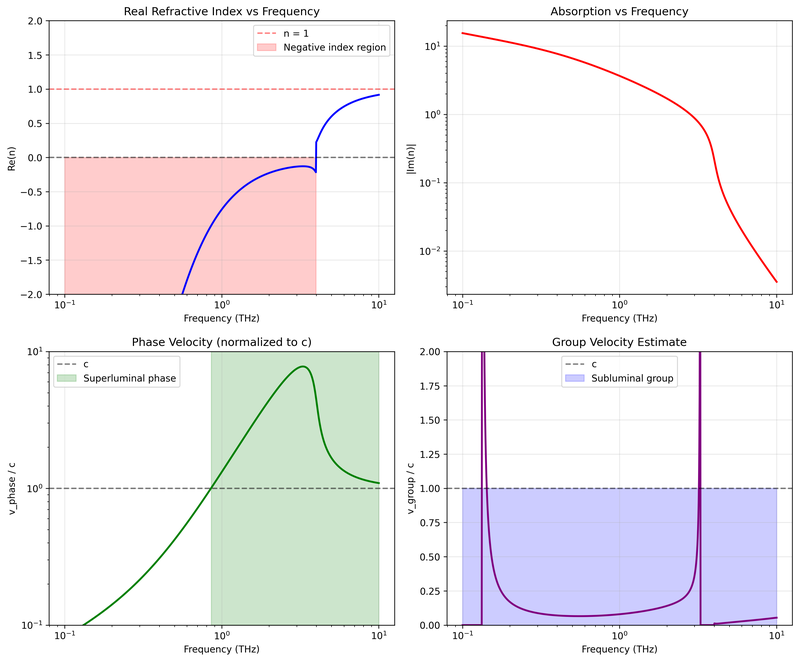
#> input picture experiments/experiment2_dispersion_bandwidth.png, 799 x 661 px, shrunk from 3570 x 2952 before the run, found by its file name
$ python check_png_content.py
#> lines starting #> are read from the running program, lines starting #| are printed output that depends on the picture
#!/usr/bin/env python3
import sys
import os
from PIL import Image
import numpy as np

def analyze_png(filename):
    """Analyze PNG file content"""
#> called with filename = 'experiment2_dispersion_bandwidth.png'
    if not os.path.exists(filename):
        print(f"❌ {filename} does not exist")
        return

    try:
        img = Image.open(filename)
#> img is the input picture: PIL image 799x661 RGBA; mean R, G, B, A 240.4, 238.5, 240.9, 255
        img_array = np.array(img)

        print(f"📊 {filename}:")
        print(f"  - Size: {img.size[0]} x {img.size[1]}")
#|   - Size: 799 x 661
        print(f"  - Mode: {img.mode}")
#|   - Mode: RGBA
        print(f"  - File size: {os.path.getsize(filename):,} bytes")

        # Check if image is mostly uniform (indicating empty/flat data)
        if len(img_array.shape) >= 3:
            # RGB/RGBA image
            gray = np.mean(img_array[:,:,:3], axis=2)
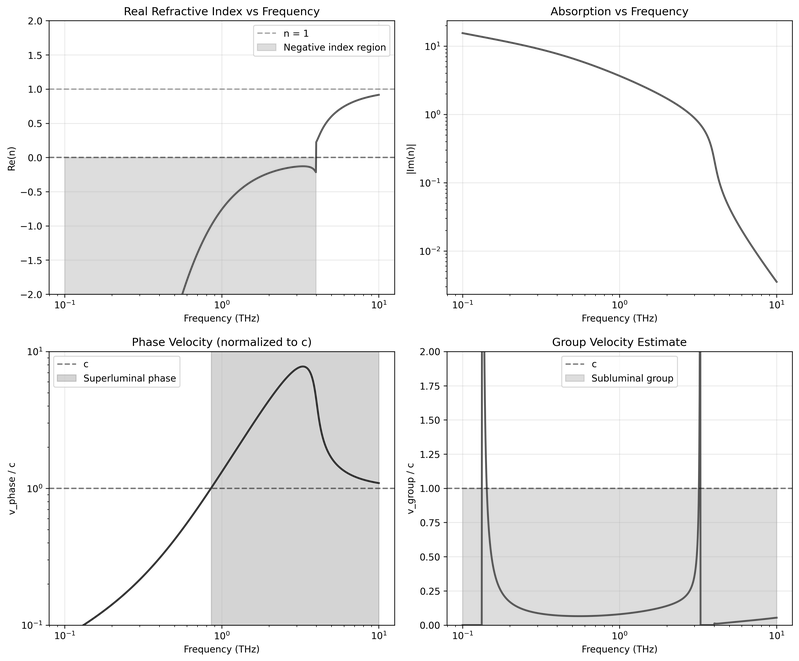
#> gray: shape (661, 799) float64; min 0, max 255, mean 239.9
        else:
            # Grayscale
            gray = img_array

        variance = np.var(gray)
#> variance = 1005.1
        print(f"  - Variance (content richness): {variance:.2f}")
#|   - Variance (content richness): 1005.13

        if variance < 100:
            print("  ⚠️  LOW VARIANCE - May indicate flat/empty data")
        else:
            print("  ✅ GOOD VARIANCE - Contains meaningful visual data")

        # Check for common flat line patterns
        height, width = gray.shape
#> height = 661; width = 799
        horizontal_lines = 0
        for i in range(height):
            row_var = np.var(gray[i, :])
            if row_var < 1:  # Very flat row
                horizontal_lines += 1
#> this loop made 661 passes
#> row_var on passes 1 to 12: 0, 0, 0, 0, 0.0765, 0.0629, 39.2, 1310, 1045.4, 5129.6, 4983.6, 5286.4
#> after the loop, horizontal_lines = 36

        flat_ratio = horizontal_lines / height
#> flat_ratio = 0.0545
        print(f"  - Flat horizontal lines: {flat_ratio:.1%}")
#|   - Flat horizontal lines: 5.4%

        if flat_ratio > 0.8:
            print("  ❌ HIGH FLAT RATIO - Likely contains flat line artifacts")
        else:
            print("  ✅ GOOD VARIATION - Not dominated by flat lines")

    except Exception as e:
        print(f"❌ Error analyzing {filename}: {e}")

if __name__ == "__main__":
    print("Analyzing PNG file contents...")
    print("=" * 50)

    files_to_check = [
        "experiment2_dispersion_bandwidth.png",
        "experiment4_parameter_sensitivity.png"
    ]

    for filename in files_to_check:
        analyze_png(filename)
        print()
#> pass 2 of the loop `for filename in files_to_check:`:
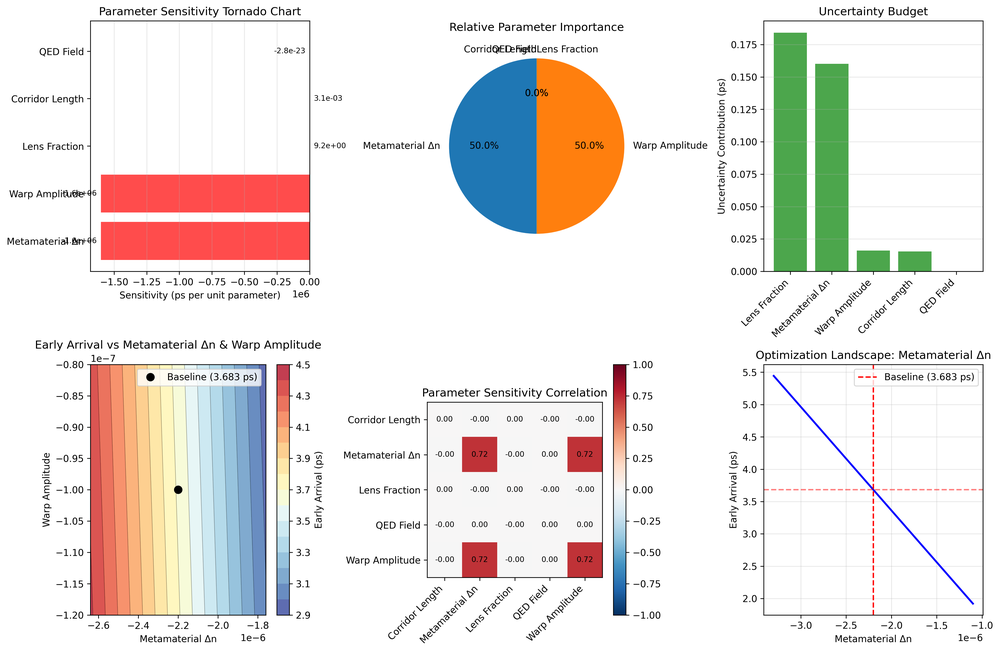
#> input picture experiments/experiment4_parameter_sensitivity.png, 1000 x 652 px, shrunk from 4469 x 2912 before the run, found by its file name
#> in analyze_png, img is the input picture: PIL image 1000x652 RGBA; mean R, G, B, A 234.9, 229.4, 225.7, 255
#|   - Size: 1000 x 652
#|   - Mode: RGBA
#> in analyze_png (call 2), `gray = np.mean(img_array[:,:,:3], axis=2)`:
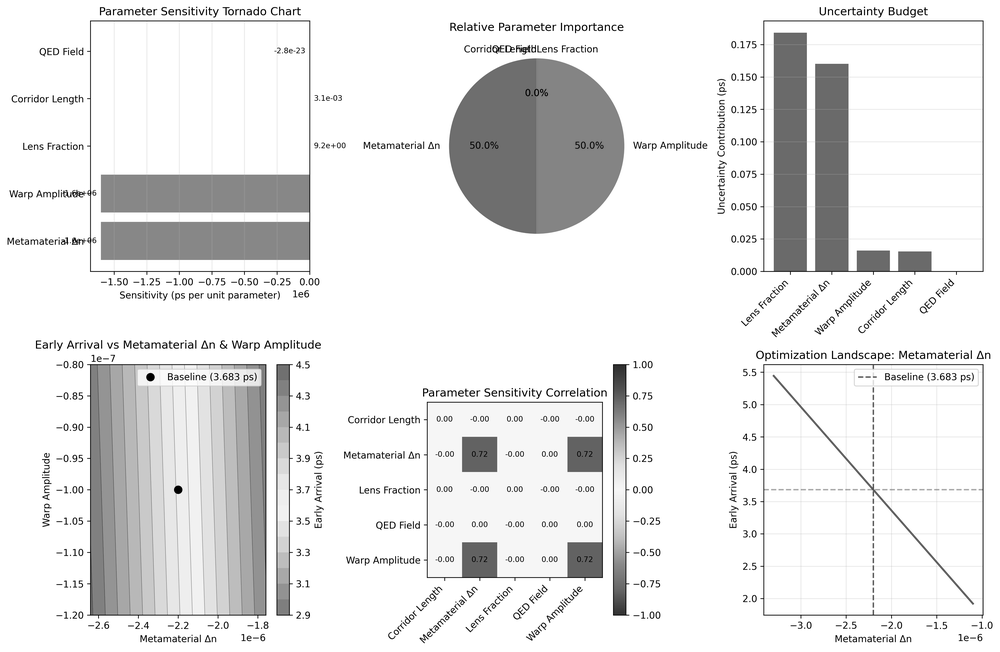
#> gray: shape (652, 1000) float64; min 0, max 255, mean 230
#> variance = 2596.9
#|   - Variance (content richness): 2596.91
#> the loop in analyze_png (call 2), `for i in range(height):` made 652 passes
#> row_var on passes 1 to 8: 0, 0, 0, 0, 0.0642, 0.136, 28.52, 1347.8
#> after the loop in analyze_png (call 2), `for i in range(height):`: horizontal_lines = 20
#> flat_ratio = 0.0307
#|   - Flat horizontal lines: 3.1%
